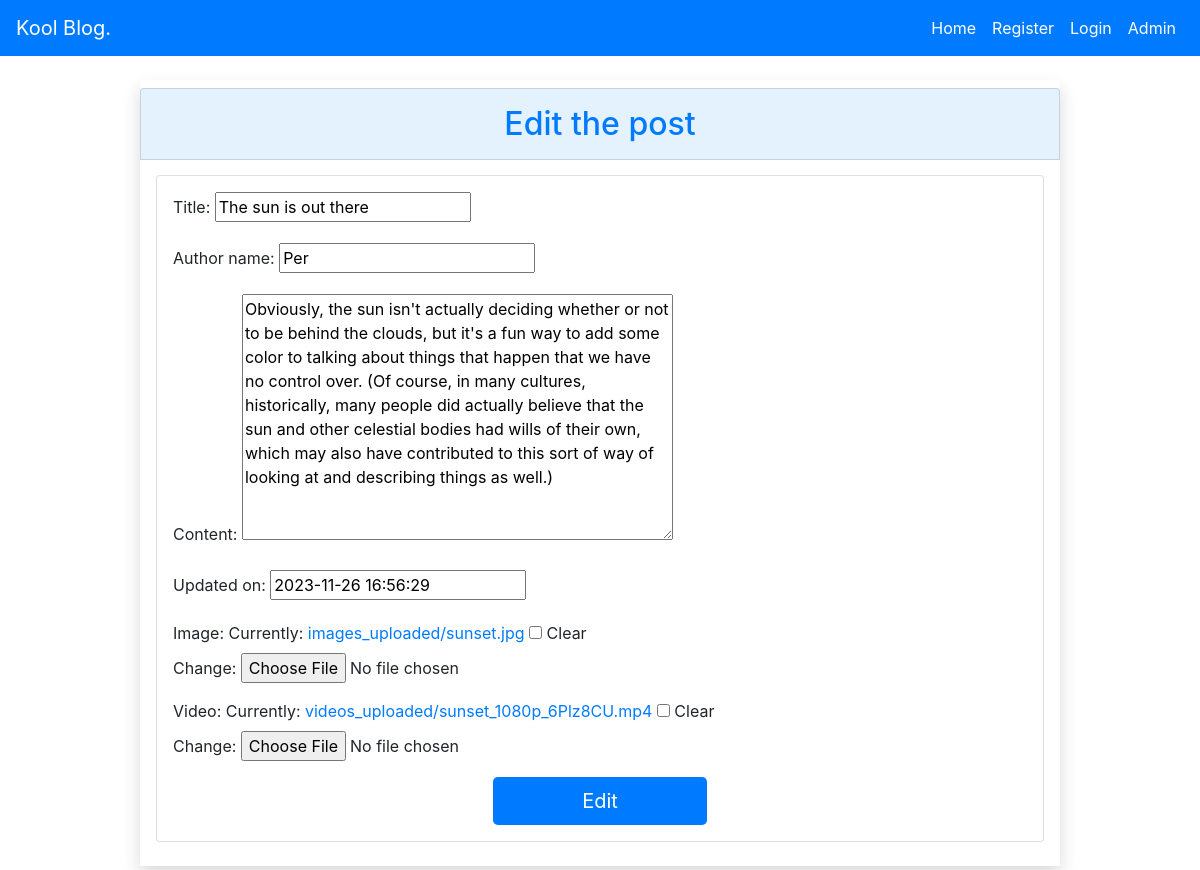
The page /edit/5/ on the database its author committed.
### blog/models.py (models this page shows, shortened)
class Post(models.Model):
    title = models.CharField(max_length=200)
    author_name = models.CharField(max_length=255, blank=True)
    author = models.ForeignKey(User, on_delete=models.CASCADE)
    content = models.TextField()
    created_on = models.DateTimeField(default=timezone.now, editable=False)
    updated_on = models.DateTimeField(default=timezone.now)
    image = models.ImageField(upload_to='images_uploaded', null=True, blank=True)
    video = models.FileField(upload_to='videos_uploaded', null=True, blank=True)

### blog/views.py (the view)
# urls.py: path('edit/<int:pk>/', EditPostView.as_view(), name='edit_post'),
class EditPostView(UpdateView):
    model = Post
    template_name = 'blog/edit.html'
    fields =['title','author_name','content', 'updated_on', 'image', 'video']

### blog/templates/blog/edit.html (shortened to what this page needs)
{% extends 'base_generic.html' %}
{% block content %}
<div class="row">
    <div class="col-md-10 offset-md-1">
        <div class="border-left-info shadow py-2">
            <h2 class="text-info-emphasis list-group-item p-3 text-center text-primary" style="background-color: #e3f2fd; ">Edit the post</h2>
            <div class="card m-3">
                <div class="card-body p-3 d-flex justify-content-center">
                    <form method="POST" enctype="multipart/form-data" class="w-100">
                        {{ form.as_p }}
                        <div class="text-center ">
                            <button type="submit" class="btn bg-primary text-white btn-lg w-25">
                                Edit
                            </button>
                        </div>
                    </form>
                </div>
            </div>
        </div>
    </div>
</div>
{% endblock %}

### rows shown on the page
Post: title "The sun is out there", author_name "Per", content "Obviously, the sun isn't actually deciding whether or not to be behind the clouds, but it's a fun way to add some color to talking about things that happen that we have no control over. (Of course, in many cultures, historically, many people did actually believe that the sun and other celestial bodies had wills of their own, which may also have contributed to this sort of way of looking at and describing things as well.)", updated_on "2023-11-26 16:56:29"
